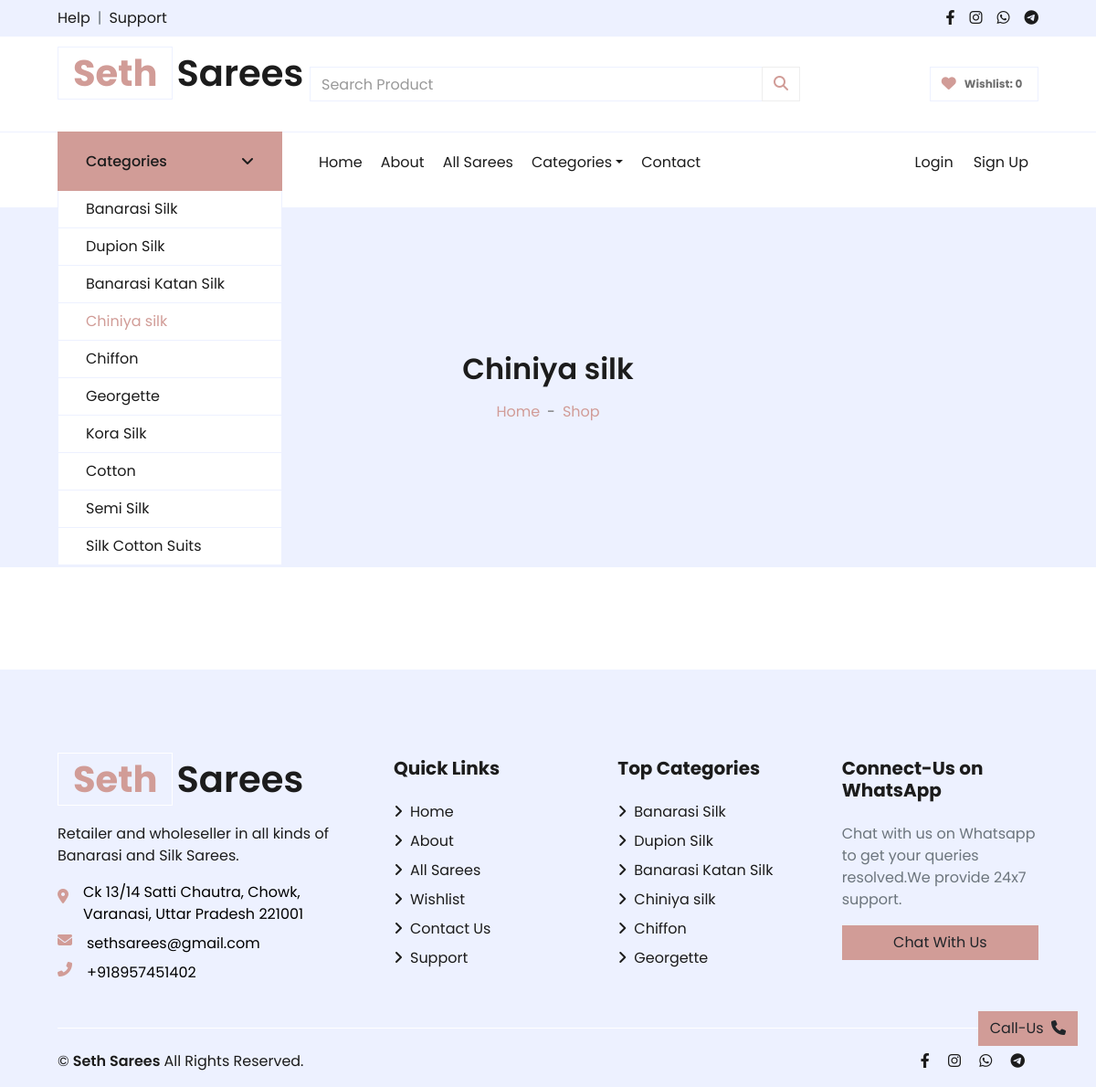
Page /store/category/4/sarees on the committed database.
### store/models/category.py (models this page shows, shortened)
class Category(models.Model):
    name = models.CharField(max_length=50)
    image = models.ImageField(default='',upload_to='uploads/category_img/')
    description = models.TextField( default='' , null=True , blank=True)
    alt_text = models.CharField(max_length=100, default='', null=True, blank=True)
    meta_title = models.CharField(max_length=255, default='', null=True, blank=True)
    meta_tags = models.CharField(max_length=255, default='', null=True, blank=True)
    meta_description = models.TextField(default='', null=True, blank=True)
    def __str__(self):
        return self.name

### store/views/category.py (the view, shortened to what this page needs)
# urls.py: path('store/category/<int:category_id>/sarees', show_category, name='category'),
def show_category(request, category_id):
    data = initial_data
    customer_id = request.session.get('customer')
    data['wishlist_len']=0
    if customer_id:
        customer = Customer.objects.get(id=customer_id)
        data['wishlist_len'] = len(Wishlist.objects.filter(customer=customer_id))
    error_msg=''
    error_msg = request.GET.get('error_msg')
    data['error_msg'] = error_msg
    data['category_id']=category_id
    if category_id !=0:
        products=Product.get_all_products_by_categoryid(category_id)
        category_obj=Category.objects.get(pk=category_id)
        data['category_obj'] = category_obj
        data['title']=category_obj.meta_title
        data['meta_description']=category_obj.meta_description
        data['meta_tags']=category_obj.meta_tags
        data['products'] = products
    for product in products:
            product.in_wishlist = len(Wishlist.objects.filter(customer=customer_id, product=product)) > 0
    data['products']=products
    return render(request, 'category.html', data)

### store/templates/category.html (shortened to what this page needs)
{% extends 'base.html' %}
{% load static %}
{% block content %}
    <div class="container-fluid bg-secondary "  >
        <div class="d-flex flex-column justify-content-center align-items-center  text-center header-bg" >
            <h2 data-aos="fade-up" class="font-weight-semi-bold  mb-3">
                {%if not category_id%}
                 Our Aesthetic Collection
                {%else%}
                {{category_obj.name}}
                {%endif%}
            </h2>
            <div class="d-inline-flex">
                <p class="m-0"><a href="/">Home</a></p>
                <p class="m-0 px-2">-</p>
                <p class="m-0"><a href="/store">Shop</a></p>
            </div>
        </div>
    </div>
<div class="container-fluid pt-5">
    <div class="row px-xl-5">
        <div class="col-lg-12 col-md-12">
            <div class="row pb-3">
            </div>
        </div>
    </div>
</div>
{% endblock content%}
{% block category_nav %}
<nav class="collapse show position-absolute navbar navbar-vertical navbar-light align-items-start p-0 border border-top-0 border-bottom-0 bg-light" id="navbar-vertical" style="width: calc(100% - 30px); z-index: 1;">
{% endblock category_nav %}

### store/templates/base.html (shortened to what this page needs)
<!DOCTYPE html>
<html lang="en">
    {% load static %}
<head>
    <link rel="stylesheet" href="https://cdnjs.cloudflare.com/ajax/libs/font-awesome/6.2.1/css/all.min.css" />
    <link href="{% static '/store/lib/owlcarousel/assets/owl.carousel.min.css' %}" rel="stylesheet">
    <link rel="stylesheet" href="https://unpkg.com/aos@next/dist/aos.css" />
    <link href="{% static '/store/css/style.css' %}" rel="stylesheet">
</head>
<body>
    <div class="container-fluid">
        <div class="row bg-secondary py-2 px-xl-5 justify-content-between">
            <div class="col-6">
                <div class="d-inline-flex align-items-center">
                    <a class="text-dark" target="_blank" href="https://wa.me/{{phone_no}}?text=Hello,+I+needed+some+help+related+to+your+store">Help</a>
                    <span class="text-muted px-2">|</span>
                    <a class="text-dark" target="_blank" href="/support">Support</a>
                </div>
            </div>
            <div class="col-6 d-flex justify-content-end">
                <div class="d-inline-flex align-items-center">
                    <a class="text-dark px-2" href="https://www.facebook.com/profile.php?id=100089091092224" target="_blank">
                        <i class="fab fa-facebook-f"></i>
                    </a>
                    <a class="text-dark px-2" href="https://www.instagram.com/seth_sarees/" target="_blank">
                        <i class="fab fa-instagram"></i>
                    </a>
                    <a class="text-dark px-2" href="https://wa.me/{{phone_no}}?text=Hello,+I+am+interested+in+knowing+more+about+your+Store" target="_blank">
                        <i class="fab fa-whatsapp"></i>
                    </a>
                    <a class="text-dark pl-2" href="" target="_blank">
                        <i class="fab fa-telegram"></i>
                    </a>
                </div>
            </div>
        </div>
        <div class="row align-items-center py-3 px-xl-5">
            <div class="col-lg-3 d-none d-lg-block">
                <a href='/' class="text-decoration-none">
                    <h1 class="mb-4 display-5 font-weight-semi-bold"><span class="text-primary font-weight-bold border px-3 mr-1">Seth</span>Sarees</h1>
                </a>
            </div>
            <div class="col-lg-6 col-7 text-left pr-0 mr-0">
                <div class="search-container">
                    <form method="GET" action="/search" class="searchForm" autocomplete="off">
                                        <div class="input-group">
                                            <input type="text" class="form-control border-right-0" placeholder="Search Product" name="search" id="search" autocomplete="off">
                                            <div class="input-group-append">
                                                <button class="btn btn-outline-primary  rounded-0" type="submit" autocomplete="off" style="border-color:#eeeeee;">
                                                    <i class="fa fa-search" ></i>
                                                </button>
                                            </div>
                                        </div>
                        </form>
                    </div>
            </div>
            <div class="col-lg-3 col-5 text-right">
                <a href="/wishlist?next={{ request.get_full_path }}" class="btn border ">
                    <i class="fas fa-heart text-primary"></i>
                    <span class="badge">Wishlist: {{wishlist_len}}</span>
                </a>
            </div>
        </div>
    </div>
    <div class="container-fluid mb-3 ">
        <div class="row border-top px-xl-5">
            <div class="col-lg-3 d-none d-lg-block">
                <a class="btn shadow-none d-flex align-items-center justify-content-between bg-primary text-white w-100" data-toggle="collapse" href="#navbar-vertical" style="height: 65px; margin-top: -1px; padding: 0 30px;">
                    <h6 class="m-0">Categories</h6>
                    <i class="fa fa-angle-down text-dark"></i>
                </a>
                {% block category_nav %}{% endblock category_nav %}
                    <div class="navbar-nav w-100 overflow-hidden " style="height: 410px ; " >
                        {%for category in categories%}
                        <a href="{% url 'category' category.id %}" class="nav-item nav-link {% if category_id %} {% if category_id == category.id and 'store' in request.path %}active{% endif %} {% endif %}" >
                        {{category.name}}
                        </a>
                        {%endfor%}
                        </div>
                </nav>
            </div>
            <div class="col-lg-9">
                <nav class="navbar navbar-expand-lg bg-light navbar-light py-3 py-lg-0 px-0">
                    <div class="collapse navbar-collapse justify-content-between" id="navbarCollapse">
                        <div class="navbar-nav mr-auto py-0">
                            <a href="/" class="nav-item nav-link {% if request.path == '/' %}active{% endif %}">Home</a>
                            <a href="/about" class="nav-item nav-link {% if request.path == '/about' %}active{% endif %}">About</a>
                            <a href="/store" class="nav-item nav-link  {%if request.path == '/store/'  %} active {% endif %}">All Sarees </a>
                            <div class="nav-item dropdown">
                                <a href="#" class="nav-link dropdown-toggle" data-toggle="dropdown">Categories</a>
                            </div>
                            <a href="/contact" class="nav-item nav-link {% if request.path == '/contact' %}active{% endif %}">Contact</a>
                        </div>
                        <div class="navbar-nav ml-auto py-0">
                            {%if not request.session.customer%}
                            <span class="nav-item nav-link m-0 p-0">
                            <button type="button" class="btn text-dark btn-transparent nav-item nav-link" data-toggle="modal" data-target="#loginModal">Login
                            </button></span>
                            <span class="nav-item nav-link m-0 p-0">
                            <button type="button" class="btn text-dark btn-transparent nav-item nav-link" data-toggle="modal" data-target="#signupModal">Sign Up
                            </button>       </span>
                            {%endif%}
                        </div>
                    </div>
                </nav>
            </div>
        </div>
    </div>
        {%block content%}
        {%endblock%}
    <footer class="container-fluid bg-secondary text-dark mt-5 pt-5">
        <div class="row px-xl-5 pt-5">
            <div class="col-lg-4 col-md-12 mb-5 pr-3 pr-xl-5" itemscope itemtype="http://schema.org/LocalBusiness">
                <a href="/" class="text-decoration-none">
                    <h1 itemprop="name" class="mb-4 display-5 font-weight-semi-bold"><span class="text-primary font-weight-bold border border-white px-3 mr-1">Seth</span>Sarees</h1>
                </a>
                <p>Retailer and wholeseller in all kinds of Banarasi and Silk Sarees.</p>
                <div itemprop="address" itemscope itemtype="http://schema.org/PostalAddress">
                    <div class="d-flex mb-2">
                      <i class="fa m-0 pt-2 fa-map-marker-alt text-primary mr-3"></i>
                      <div>
                        <a href="https://www.google.com/search?q=seth%20sarees&oq=seth&aqs=chrome.0.69i59j69i57j69i59j69i60j69i61l2j69i60.1882j0j4&sourceid=chrome&ie=UTF-8&tbs=lf:1,lf_ui:10&tbm=lcl&sxsrf=ALiCzsaSynD1unvd0ebaW9NJ0Fx-3SjwXA:1671827345404&rflfq=1&num=10&rldimm=527673046138865702&lqi=CgtzZXRoIHNhcmVlc0iz8qLwsq6AgAhaHRAAEAEYABgBIgtzZXRoIHNhcmVlcyoGCAIQABABkgEXZGVzaWduZXJfY2xvdGhpbmdfc3RvcmU&phdesc=J3chXqvknqQ&ved=2ahUKEwjjtbGYypD8AhVH03MBHdmAB1gQvS56BAgYEAE&sa=X&rlst=f#rlfi=hd:;si:527673046138865702,l,CgtzZXRoIHNhcmVlc0iz8qLwsq6AgAhaHRAAEAEYABgBIgtzZXRoIHNhcmVlcyoGCAIQABABkgEXZGVzaWduZXJfY2xvdGhpbmdfc3RvcmU,y,J3chXqvknqQ;mv:[[25.6578831,83.0200176],[25.2926608,82.8717667]];tbs:lrf:!1m4!1u3!2m2!3m1!1e1!2m1!1e3!3sIAE,lf:1,lf_ui:10" target="_blank" style="color:black;">
                          <span itemprop="streetAddress">{{streetAddress}},</span>
                          <span itemprop="addressLocality">{{addressLocality}}</span>
                          <span itemprop="addressRegion"> {{addressRegion}}</span>
                          <span itemprop="postalCode">{{postalCode}}</span>
                        </a>
                      </div>
                    </div>
                    <div class="d-flex mb-2">
                      <i class="fa fa-envelope text-primary mr-3"></i>
                      <div>
                        <a itemprop="email" href="mailto:sethsarees@gmail.com" target="_blank" style="color:black;">{{email}}</a>
                      </div>
                    </div>
                    <div class="d-flex mb-0">
                      <i class="fa fa-phone-alt text-primary mr-3"></i>
                      <div>
                        <a itemprop="telephone" href="tel:+{{phone_no}}" style="color:black;"> +{{phone_no}}</a>
                      </div>
                    </div>
                  </div>
            </div>
            <div class="col-lg-8 col-md-12">
                <div class="row">
                    <div class="col-md-4 mb-5">
                        <h5 class="font-weight-bold text-dark mb-4">Quick Links</h5>
                        <div class="d-flex flex-column justify-content-start">
                            <a class="text-dark mb-2" href="/"><i class="fa fa-angle-right mr-2"></i>Home</a>
                            <a class="text-dark mb-2" href="/about"><i class="fa fa-angle-right mr-2"></i>About</a>
                            <a class="text-dark mb-2" href="/store"><i class="fa fa-angle-right mr-2"></i>All Sarees</a>
                            <a class="text-dark mb-2" href="/wishlist"><i class="fa fa-angle-right mr-2"></i>Wishlist</a>
                            <a class="text-dark mb-2" href="/contact"><i class="fa fa-angle-right mr-2"></i>Contact Us</a>
                            <a class="text-dark mb-2" target="_blank" href="/support"><i class="fa fa-angle-right mr-2"></i>Support</a>
                        </div>
                    </div>
                    <div class="col-md-4 mb-5">
                        <h5 class="font-weight-bold text-dark mb-4">Top Categories</h5>
                        <div class="d-flex flex-column justify-content-start">
                            {% for category in categories|slice:":6" %}
                            <a class="text-dark mb-2" href="{% url 'category' category.id %}"><i class="fa fa-angle-right mr-2"></i>{{category}} </a>
                            {% endfor %}
                        </div>
                    </div>
                    <div class="col-md-4 mb-3" >
                        <h5 class="font-weight-bold text-dark mb-4">Connect-Us on WhatsApp</h5>
                        <div class="d-flex flex-column ">
                            <p class=text-muted>Chat with us on Whatsapp to get your queries resolved.We provide 24x7 support.</p>
                            <a href="https://wa.me/{{phone_no}}?text=Hello,+I+am+interested+in+knowing+more+about+your+Store" target="_blank" class="btn btn-primary px-3 w-100">Chat With Us</a>
                        </div>
                    </div>
                </div>
            </div>
        </div>
        <div class="row border-top border-light mx-xl-5 pt-4">
            <div class="col-md-6 px-xl-0">
                <p class="mb-md-0 text-center text-md-left text-dark">
                    <div class=" d-flex align-items-center">
                        &copy; <a class="px-1 text-dark font-weight-semi-bold" href="#">Seth Sarees</a> All Rights Reserved.
                    </div>
                </p>
            </div>
            <div class="col-md-6 px-xl-0">
                <div class="col  text-center  text-sm-right ">
                        <a class="text-dark px-2" href="https://www.facebook.com/profile.php?id=100089091092224" target="_blank">
                            <i class="fab fa-facebook-f"></i>
                        </a>
                        <a class="text-dark px-2" href="https://www.instagram.com/seth_sarees/" target="_blank">
                            <i class="fab fa-instagram"></i>
                        </a>
                        <a class="text-dark px-2" href="https://wa.me/{{phone_no}}?text=Hello,+I+am+interested+in+knowing+more+about+your+Store" target="_blank">
                            <i class="fab fa-whatsapp"></i>
                        </a>
                        <a class="text-dark pl-2" href="">
                            <i class="fab fa-telegram"></i>
                        </a>
                </div>
            </div>
        </div>
    </footer>
    {% if  not request.GET.signup_error_msg%}
    <button   class="btn btn-primary sticky-btn" onclick="window.location.href='tel:+{{phone_no}}'">Call-Us <span class="pl-1"><i class="fa fa-phone" ></i></span></button>
    {%endif%}
</body>

### rows in the picture
Category: name "Banarasi Silk"
Category: name "Dupion Silk"
Category: name "Banarasi Katan Silk"
Category: name "Chiniya silk"
Category: name "Chiffon"
Category: name "Georgette"
Category: name "Kora Silk"
Category: name "Cotton"
Category: name "Semi Silk"
Category: name "Silk Cotton Suits"

### other values in the picture
{{ wishlist_len }} "0"
{{ streetAddress }} "Ck 13/14 Satti Chautra"
{{ addressLocality }} "Chowk, Varanasi,"
{{ addressRegion }} "Uttar Pradesh"
{{ postalCode }} "221001"
{{ email }} "sethsarees@gmail.com"
{{ phone_no }} "918957451402"
